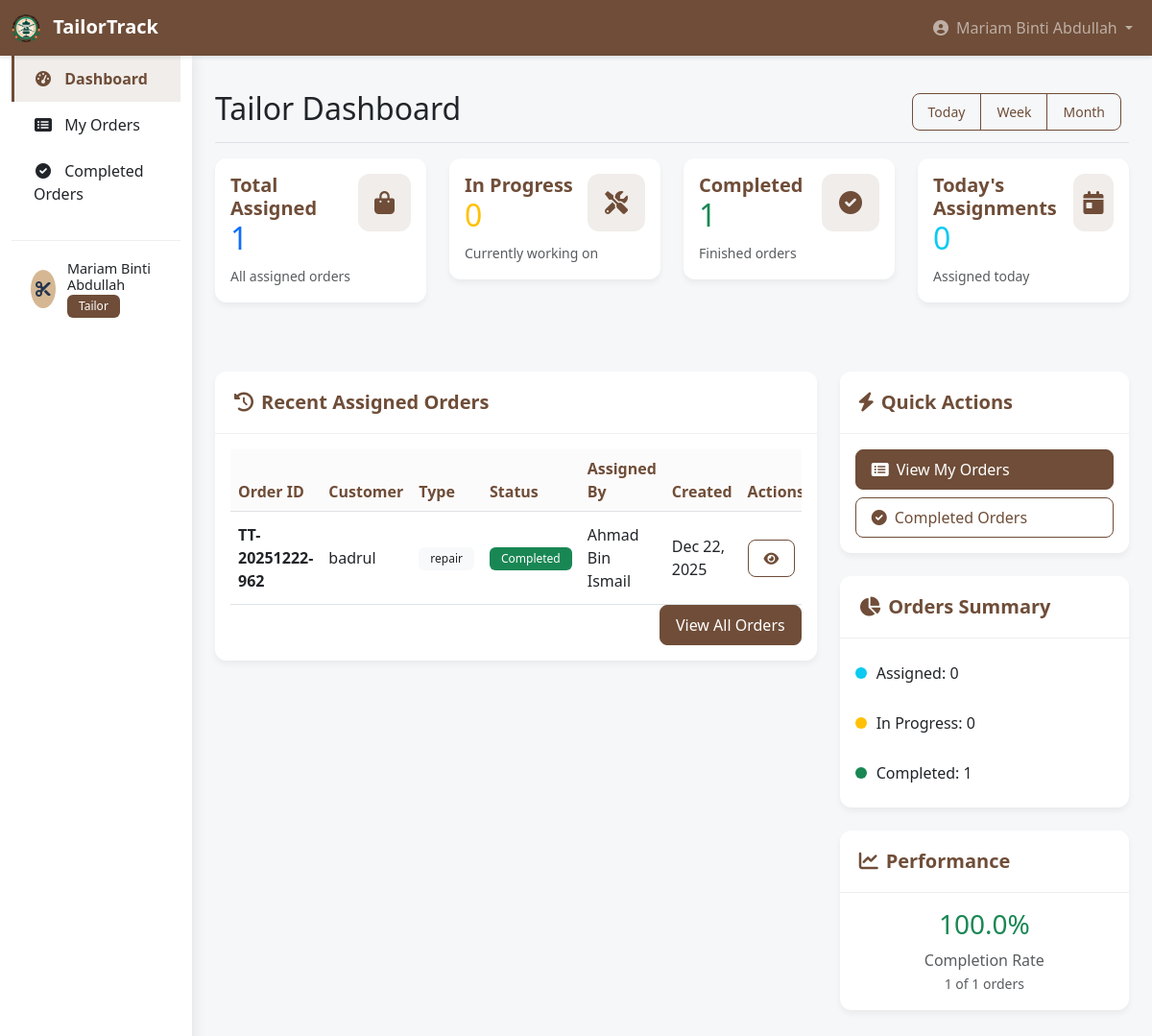
Screenshot of /tailor/dashboard.php (signed in) with the database file from the repository.
### tables this page shows
CREATE TABLE `orders` (
  `order_id` varchar(20) NOT NULL,
  `customer_name` varchar(100) NOT NULL,
  `customer_phone` varchar(20) NOT NULL,
  `customer_email` varchar(100) DEFAULT NULL,
  `order_type` enum('set_baju_melayu','set_baju_kurung','set_baju_kebaya','baju_kurta','repair') NOT NULL,
  `repair_type` enum('upper','lower','both') DEFAULT NULL,
  `status` enum('pending','assigned','in_progress','completed','paid','cancel') DEFAULT 'pending',
  `payment_status` enum('pending','paid') DEFAULT 'pending',
  `assigned_tailor` int(11) DEFAULT NULL,
  `created_by` int(11) NOT NULL,
  `created_at` timestamp NOT NULL DEFAULT current_timestamp(),
  `updated_at` timestamp NOT NULL DEFAULT current_timestamp() ON UPDATE current_timestamp(),
  `total_amount` decimal(10,2) NOT NULL,
  `deposit_amount` decimal(10,2) DEFAULT 0.00,
  `deposit_paid` enum('no','yes') DEFAULT 'no',
  `deposit_paid_at` timestamp NULL DEFAULT NULL,
  `amount_paid` decimal(10,2) DEFAULT 0.00,
  `tailor_notes` text DEFAULT NULL
);

CREATE TABLE `users` (
  `user_id` int(11) NOT NULL,
  `username` varchar(50) NOT NULL,
  `password` varchar(255) NOT NULL,
  `role` enum('admin','cashier','tailor') NOT NULL,
  `full_name` varchar(100) NOT NULL,
  `email` varchar(100) DEFAULT NULL,
  `phone` varchar(20) DEFAULT NULL,
  `created_at` timestamp NOT NULL DEFAULT current_timestamp()
);

### tailor/dashboard.php (the view, shortened to what the rows shown need)
<?php
require_once '../config/database.php';
try {
    $stmt = $pdo->prepare("SELECT COUNT(*) as total_orders FROM orders WHERE assigned_tailor = ?");
    $stmt->execute([$_SESSION['user_id']]);
    $total_orders = $stmt->fetch()['total_orders'];
    $stmt = $pdo->prepare("SELECT COUNT(*) as in_progress_orders FROM orders WHERE assigned_tailor = ? AND status = 'in_progress'");
    $stmt->execute([$_SESSION['user_id']]);
    $in_progress_orders = $stmt->fetch()['in_progress_orders'];
    $stmt = $pdo->prepare("SELECT COUNT(*) as completed_orders FROM orders WHERE assigned_tailor = ? AND status = 'completed'");
    $stmt->execute([$_SESSION['user_id']]);
    $completed_orders = $stmt->fetch()['completed_orders'];
    $stmt = $pdo->prepare("SELECT COUNT(*) as today_orders FROM orders WHERE assigned_tailor = ? AND DATE(created_at) = CURDATE()");
    $stmt->execute([$_SESSION['user_id']]);
    $today_orders = $stmt->fetch()['today_orders'];
    $stmt = $pdo->prepare("SELECT o.*, c.full_name as cashier_name
                          FROM orders o
                          JOIN users c ON o.created_by = c.user_id
                          WHERE o.assigned_tailor = ?
                          ORDER BY o.created_at DESC
                          LIMIT 5");
    $stmt->execute([$_SESSION['user_id']]);
    $recent_orders = $stmt->fetchAll();
} catch (PDOException $e) {
    error_log("Tailor dashboard error: " . $e->getMessage());
    $error = "Unable to load dashboard data.";
}
?>
<!DOCTYPE html>
<html lang="en">
<head>
    <link href="https://cdn.jsdelivr.net/npm/bootstrap@5.3.0-alpha1/dist/css/bootstrap.min.css" rel="stylesheet">
    <link rel="stylesheet" href="https://cdnjs.cloudflare.com/ajax/libs/font-awesome/6.0.0/css/all.min.css">
    <link rel="stylesheet" href="../css/tailor.css">
</head>
<body>
    <div class="container-fluid">
        <div class="row">
            <main class="col-md-9 ms-sm-auto col-lg-10 px-md-4 main-content">
                <div class="d-flex justify-content-between flex-wrap flex-md-nowrap align-items-center pt-3 pb-2 mb-3 border-bottom">
                    <h1 class="h2">Tailor Dashboard</h1>
                </div>
                <div class="row mb-4">
                    <div class="col-xl-3 col-md-6 mb-4">
                        <div class="card stat-card">
                            <div class="card-body">
                                <div class="d-flex justify-content-between">
                                    <div>
                                        <h2 class="text-primary"><?php echo $total_orders; ?></h2>
                                    </div>
                                </div>
                            </div>
                        </div>
                    </div>
                    <div class="col-xl-3 col-md-6 mb-4">
                        <div class="card stat-card">
                            <div class="card-body">
                                <div class="d-flex justify-content-between">
                                    <div>
                                        <h2 class="text-warning"><?php echo $in_progress_orders; ?></h2>
                                    </div>
                                </div>
                            </div>
                        </div>
                    </div>
                    <div class="col-xl-3 col-md-6 mb-4">
                        <div class="card stat-card">
                            <div class="card-body">
                                <div class="d-flex justify-content-between">
                                    <div>
                                        <h2 class="text-success"><?php echo $completed_orders; ?></h2>
                                    </div>
                                </div>
                            </div>
                        </div>
                    </div>
                    <div class="col-xl-3 col-md-6 mb-4">
                        <div class="card stat-card">
                            <div class="card-body">
                                <div class="d-flex justify-content-between">
                                    <div>
                                        <h2 class="text-info"><?php echo $today_orders; ?></h2>
                                    </div>
                                </div>
                            </div>
                        </div>
                    </div>
                </div>
                <div class="row">
                    <div class="col-lg-8 mb-4">
                        <div class="card">
                            <div class="card-body">
                                <div class="table-responsive">
                                    <table class="table table-hover">
                                        <thead>
                                            <tr>
                                                <th>Order ID</th>
                                                <th>Customer</th>
                                                <th>Type</th>
                                                <th>Status</th>
                                                <th>Assigned By</th>
                                                <th>Created</th>
                                                <th>Actions</th>
                                            </tr>
                                        </thead>
                                        <tbody>
                                            <?php if (empty($recent_orders)): ?>
                                                <tr>
                                                    <td colspan="7" class="text-center py-4">No orders assigned yet</td>
                                                </tr>
                                            <?php else: ?>
                                                <?php foreach ($recent_orders as $order): ?>
                                                    <tr>
                                                        <td><strong><?php echo $order['order_id']; ?></strong></td>
                                                        <td><?php echo htmlspecialchars($order['customer_name']); ?></td>
                                                        <td>
                                                            <span class="badge bg-light text-dark">
                                                                <?php echo str_replace('_', ' ', $order['order_type']); ?>
                                                            </span>
                                                        </td>
                                                        <td>
                                                            <span class="badge bg-<?php echo getStatusBadge($order['status']); ?>">
                                                                <?php echo ucfirst(str_replace('_', ' ', $order['status'])); ?>
                                                            </span>
                                                        </td>
                                                        <td><?php echo htmlspecialchars($order['cashier_name']); ?></td>
                                                        <td><?php echo date('M j, Y', strtotime($order['created_at'])); ?></td>
                                                        <td>
                                                            <button class="btn btn-sm btn-outline-primary view-order" data-id="<?php echo $order['order_id']; ?>">
                                                                <i class="fas fa-eye"></i>
                                                            </button>
                                                        </td>
                                                    </tr>
                                                <?php endforeach; ?>
                                            <?php endif; ?>
                                        </tbody>
                                    </table>
                                </div>
                            </div>
                        </div>
                    </div>
                </div>
            </main>
        </div>
    </div>
</body>
</html>
<?php
function getStatusBadge($status) {
    switch ($status) {
        case 'completed': return 'success';
    }
}
?>

### rows the page displays
orders: order_id "TT-20251222-962", customer_name "badrul", order_type "repair", status "Completed", created_by.full_name "Ahmad Bin Ismail", created_at "Dec 22, 2025"

### other values shown
$_SESSION['full_name'] "Mariam Binti Abdullah"
$total_orders "1"
$in_progress_orders "0"
$completed_orders "1"
$today_orders "0"
getOrderCountByStatus($pdo, $_SESSION['user_id'], 'assigned') "0"
$completion_rate "100.0"
